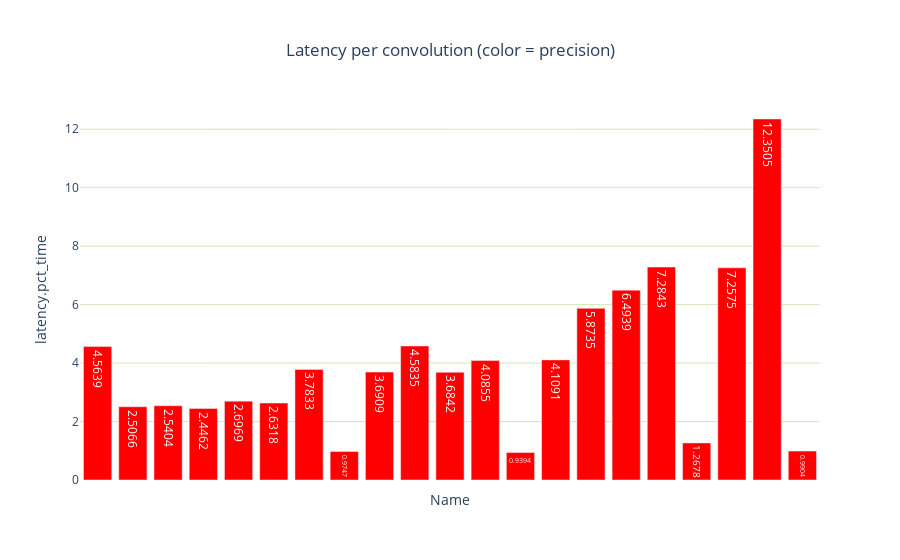

Here is the notebook cell this chart was saved with:
### Markdown cell above
<html><div style="text-align:center;background:#76b900;padding:20px;color:#ffffff;font-size:2em;">Convolutions</div></html>

### Code cell
convs = plan.get_layers_by_type('Convolution')
report_card_convolutions_overview_widget(convs)

### Figure 1 — Plotly figure (JSON) as saved in the notebook; plotly's stock layout.template omitted (floating-point values rounded to 4 significant figures)
{"data": [{"hovertemplate": "Name: %{x}<br>latency.pct_time: %{y:.4f}", "marker": {"color": ["red", "red", "red", "red", "red", "red", "red", "red", "red", "red", "red", "red", "red", "red", "red", "red", "red", "red", "red", "red", "red"]}, "orientation": "v", "showlegend": false, "text": [4.564, 2.507, 2.54, 2.446, 2.697, 2.632, 3.783, 0.9747, 3.691, 4.583, 3.684, 4.086, 0.9394, 4.109, 5.874, 6.494, 7.284, 1.268, 7.257, 12.35, 0.9904], "texttemplate": "%{value:.4f}", "type": "bar", "x": ["/conv1/Conv + /act1/Relu", "/layer1/layer1.0/conv1/Conv + /layer1/layer1.0/act1/Relu", "/layer1/layer1.0/conv2/Conv + /layer1/layer1.0/Add + /layer1/layer1.0/act2/Relu", "/layer1/layer1.1/conv1/Conv + /layer1/layer1.1/act1/Relu", "/layer1/layer1.1/conv2/Conv + /layer1/layer1.1/Add + /layer1/layer1.1/act2/Relu", "/layer2/layer2.0/conv1/Conv + /layer2/layer2.0/act1/Relu", "/layer2/layer2.0/conv2/Conv", "/layer2/layer2.0/downsample/downsample.0/Conv + /layer2/layer2.0/Add + /layer2/layer2.0/act2/Relu", "/layer2/layer2.1/conv1/Conv + /layer2/layer2.1/act1/Relu", "/layer2/layer2.1/conv2/Conv + /layer2/layer2.1/Add + /layer2/layer2.1/act2/Relu", "/layer3/layer3.0/conv1/Conv + /layer3/layer3.0/act1/Relu", "/layer3/layer3.0/conv2/Conv", "/layer3/layer3.0/downsample/downsample.0/Conv + /layer3/layer3.0/Add + /layer3/layer3.0/act2/Relu", "/layer3/layer3.1/conv1/Conv + /layer3/layer3.1/act1/Relu", "/layer3/layer3.1/conv2/Conv + /layer3/layer3.1/Add + /layer3/layer3.1/act2/Relu", "/layer4/layer4.0/conv1/Conv + /layer4/layer4.0/act1/Relu", "/layer4/layer4.0/conv2/Conv", "/layer4/layer4.0/downsample/downsample.0/Conv + /layer4/layer4.0/Add + /layer4/layer4.0/act2/Relu", "/layer4/layer4.1/conv1/Conv + /layer4/layer4.1/act1/Relu", "/layer4/layer4.1/conv2/Conv + /layer4/layer4.1/Add + /layer4/layer4.1/act2/Relu", "/fc/Gemm"], "y": [4.564, 2.507, 2.54, 2.446, 2.697, 2.632, 3.783, 0.9747, 3.691, 4.583, 3.684, 4.086, 0.9394, 4.109, 5.874, 6.494, 7.284, 1.268, 7.257, 12.35, 0.9904]}], "layout": {"legend": {"x": 0.99, "xanchor": "right", "y": 0.99, "yanchor": "top"}, "plot_bgcolor": "rgba(0,0,0,0)", "title": {"text": "Latency per convolution (color = precision)", "x": 0.5, "xanchor": "center", "y": 0.9, "yanchor": "bottom"}, "xaxis": {"showticklabels": false, "title": {"text": "Name"}, "visible": true}, "yaxis": {"gridcolor": "rgba(114, 179, 24, 0.3)", "showticklabels": true, "tickformat": "%{y:$.2f}", "title": {"text": "latency.pct_time"}, "visible": true}}}
